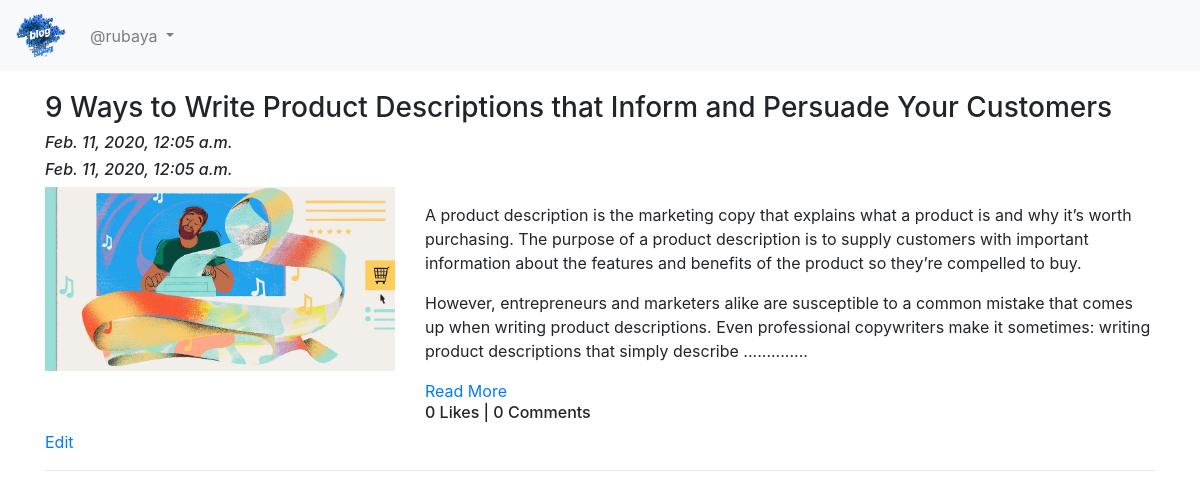
The page /blog/my-blogs/ (signed in) on the database its author committed.
### App_Blog/models.py (models this page shows, shortened)
class Blog(models.Model):
    author = models.ForeignKey(User, on_delete = models.CASCADE, related_name='post_author')
    blog_title = models.CharField(max_length=264, verbose_name="Put a Title")
    slug = models.SlugField(max_length=264, unique=True)
    blog_content = models.TextField(verbose_name="What is on your mind?")
    blog_image = models.ImageField(upload_to='blog_images', verbose_name="Image")
    publish_date = models.DateTimeField(auto_now_add=True)
    update_date = models.DateTimeField(auto_now=True)
    class Meta:
        ordering = ['-publish_date']

### App_Blog/views.py (the view)
# urls.py: path('my-blogs/', views.MyBlogs.as_view(), name='my_blogs'),
class MyBlogs(LoginRequiredMixin, TemplateView):
    template_name = 'App_Blog/my_blogs.html'

### App_Blog/templatetags/custom_filters.py (called while the page is built)
def range_filter(value):
    return value[0:500] + ".............."

### templates/App_Blog/my_blogs.html (shortened to what this page needs)
{% extends 'base.html' %}
{% load custom_filters %}
{% block body_block %}
    {% for blog in user.post_author.all %}
        <h3>{{ blog.blog_title }}</h3>
        <i><h6>{{ blog.publish_date }}</h6></i>
        <i><h6>{{ blog.update_date }}</h6></i>
        <div class="row">
            <div class="col-sm-4">
                <img src="/media/{{ blog.blog_image }}" width="100%" alt="">
            </div>
            <div class="col-sm-8">
                <p>{{ blog.blog_content|range_filter|linebreaks }}</p>
                <a href="{% url 'App_Blog:blog_details' slug=blog.slug %}">Read More</a>
                <h6>{{ blog.liked_blog.count }} Likes | {{ blog.blog_comment.count }} Comments</h6>
            </div>
        </div>
        <a href="{% url 'App_Blog:edit_blog' pk=blog.pk %}">Edit</a>
        <hr>
    {% endfor %}
{% endblock %}

### templates/base.html (shortened to what this page needs)
<!DOCTYPE html>
<html lang="en">
<head>
    <link rel="stylesheet" href="https://stackpath.bootstrapcdn.com/bootstrap/4.4.1/css/bootstrap.min.css"
>
    <link href="https://stackpath.bootstrapcdn.com/font-awesome/4.7.0/css/font-awesome.min.css" rel="stylesheet"
>
</head>
<body>
    <nav class="navbar navbar-expand-lg navbar-light bg-light">
        <a class="navbar-brand" href="{% url 'index' %}"><img src="/media/logo.png" width="50px" alt=""></a>
        <div class="collapse navbar-collapse" id="navbarNavDropdown">
            <ul class="navbar-nav">
                {% if user.is_authenticated %}
                <li class="nav-item dropdown">
                    <a class="nav-link dropdown-toggle" href="#" id="navbarDropdownMenuLink" data-toggle="dropdown"
                        aria-haspopup="true" aria-expanded="false">
                        @{{ user.username }}
                    </a>
                </li>
                {% endif %}
            </ul>
        </div>
    </nav>
    <div class="container" style="padding-top: 20px;">
        {% block body_block %}
        {% endblock %}
    </div>
</body>
</html>

### rows shown on the page
Blog: blog_title "9 Ways to Write Product Descriptions that Inform and Persuade Your Customers", publish_date "Feb. 11, 2020, 12:05 a.m.", update_date "Feb. 11, 2020, 12:05 a.m.", blog_image (picture), blog_content|range_filter "A product description is the marketing copy that explains what a product is and why it’s worth purchasing. The purpose of a product description is to supply customers with important information about the features and benefits of the product so they’re compelled to buy. However, entrepreneurs and marketers alike are susceptible to a common mistake that comes up when writing product descriptions. Even professional copywriters make it sometimes: writing product descriptions that simply describe ..............", liked_blog.count "0", blog_comment.count "0"

### other values the page prints
{{ user.username }} "rubaya"
